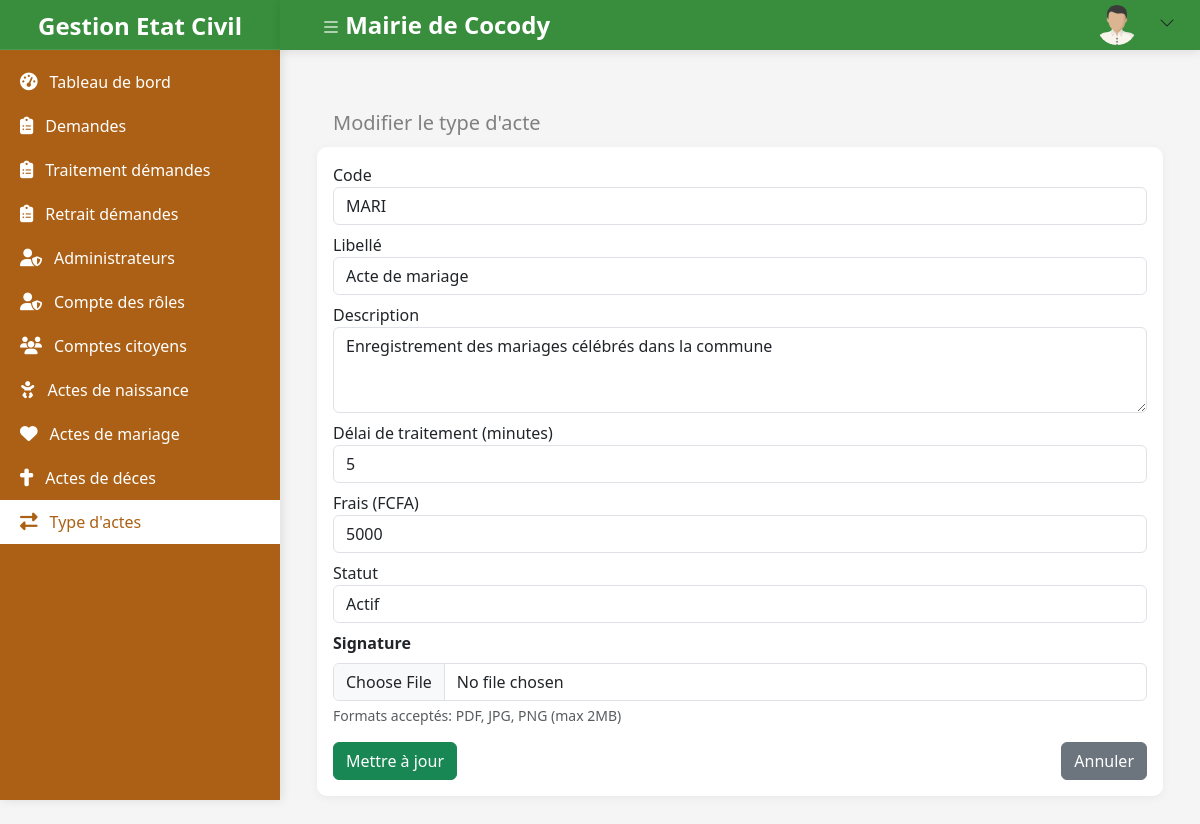
Screenshot of /admin/type_actes/edit.php?id=2 (signed in) with the database file from the repository.
### tables this page shows
CREATE TABLE type_actes (
    id INT AUTO_INCREMENT PRIMARY KEY COMMENT 'Identifiant unique du type d acte',
    code VARCHAR(20) NOT NULL UNIQUE COMMENT 'Code unique du type d acte (ex: ACTE_NAIS)',
    libelle VARCHAR(100) NOT NULL COMMENT 'Nom ou libellé du type d acte',
    description TEXT COMMENT 'Description détaillée du type d acte',
    delai_traitement INT NOT NULL DEFAULT 3 COMMENT 'Durée prévue en jours pour le traitement',
    frais REAL NOT NULL DEFAULT 0 COMMENT 'Coût associé à l acte (en FCFA)',
    statut BOOLEAN NOT NULL DEFAULT TRUE COMMENT 'Actif ou non (true = actif)',
    fichier_path VARCHAR(255) COMMENT 'Chemin du modèle de fichier associé (PDF, etc.)',
    created_at DATETIME DEFAULT CURRENT_TIMESTAMP COMMENT 'Date de création',
    updated_at DATETIME ON UPDATE CURRENT_TIMESTAMP COMMENT 'Date de dernière mise à jour'
);

### app/repositories/type_acte_repository.php (called while the page is built, shortened)
<?php
require_once dirname(dirname(__DIR__)) . DIRECTORY_SEPARATOR . 'app/models/type_acte_model.php';
class TypeActeRepository {
    private $db;
    public function __construct($pdo) {
        $this->db = $pdo;
    }
    public function findById(int $id): ?TypeActeModel {
        $stmt = $this->db->prepare("
            SELECT * FROM type_actes
            WHERE id = :id
            LIMIT 1
        ");
        $stmt->execute([':id' => $id]);
        $data = $stmt->fetch(PDO::FETCH_ASSOC);
        return $data ? TypeActeModel::fromArray($data) : null;
    }
}

### app/models/type_acte_model.php (called while the page is built, shortened)
<?php
class TypeActeModel {
    private string $code;
    private string $libelle;
    private ?string $description;
    private int $delaiTraitement;
    private float $frais;
    private bool $statut;
    public function __construct(
        ?int $id = null,
        string $code = '',
        string $libelle = '',
        ?string $description = null,
        int $delaiTraitement = 3,
        float $frais = 0.0,
        bool $statut = true,
        string $createdAt = '',
        ?string $updatedAt = null,
        ?string $fichierPath = null,
    ) {
        $this->code = $code;
        $this->libelle = $libelle;
        $this->description = $description;
        $this->delaiTraitement = $delaiTraitement;
        $this->frais = $frais;
        $this->statut = $statut;
    }
    public function getCode(): string { return $this->code; }
    public function getLibelle(): string { return $this->libelle; }
    public function getDescription(): ?string { return $this->description; }
    public function getDelaiTraitement(): int { return $this->delaiTraitement; }
    public function getFrais(): float { return $this->frais; }
    public function isStatut(): bool { return $this->statut; }
    public function setId(?int $id): self { $this->id = $id; return $this; }
    public function setCode(string $code): self { $this->code = $code; return $this; }
    public function setLibelle(string $libelle): self { $this->libelle = $libelle; return $this; }
    public function setDescription(?string $description): self { $this->description = $description; return $this; }
    public function setDelaiTraitement(int $delaiTraitement): self { $this->delaiTraitement = $delaiTraitement; return $this; }
    public function setFrais(float $frais): self { $this->frais = $frais; return $this; }
    public function setStatut(bool $statut): self { $this->statut = $statut; return $this; }
    public function setCreatedAt(string $createdAt): self { $this->createdAt = $createdAt; return $this; }
    public function setUpdatedAt(?string $updatedAt): self { $this->updatedAt = $updatedAt; return $this; }
    public function setFichierPath(?string $fichierPath): self { $this->fichierPath = $fichierPath; return $this; }
    public static function fromArray(array $data): self {
        return (new self())
            ->setId($data['id'] ?? null)
            ->setCode($data['code'] ?? '')
            ->setLibelle($data['libelle'] ?? '')
            ->setDescription($data['description'] ?? null)
            ->setFichierPath($data['fichier_path'] ?? null)
            ->setDelaiTraitement($data['delai_traitement'] ?? 3)
            ->setFrais((float)($data['frais'] ?? 0.0))
            ->setStatut((bool)($data['statut'] ?? true))
            ->setCreatedAt($data['created_at'] ?? '')
            ->setUpdatedAt($data['updated_at'] ?? null);
    }
}

### admin/type_actes/edit.php (the view, shortened to what this page needs)
<?php
require_once __DIR__ . '/../../admin/table_helper.php';
require_once __DIR__ . '/../../admin/content_render.php';
require_once __DIR__ . '/../../app/helpers/form_item_helper.php';
require_once __DIR__ . '/../../app/helpers/action_helper.php';
require_once __DIR__ . '/../../app/repositories/type_acte_repository.php';
require_once __DIR__ . '/../../app/models/type_acte_model.php';
require_once __DIR__ . '/../../app/config/database.php';
$typeActeRepository = new TypeActeRepository($db);
$typeActeModel = new TypeActeModel();
$errors = [];
$success = false;
if ($_SERVER['REQUEST_METHOD'] === 'POST') {
    try {
         $fichierPath = FileHelper::upload();
        $typeActeModel->setCode($_POST['code']);
        $typeActeModel->setLibelle($_POST['libelle']);
        $typeActeModel->setDescription($_POST['description']);
        $typeActeModel->setDelaiTraitement(intval($_POST['delai_traitement']));
        $typeActeModel->setFrais(floatval($_POST['frais']));
        $typeActeModel->setFichierPath($fichierPath);
        $typeActeModel->setStatut(isset($_POST['statut']) && $_POST['statut'] === '1');
        if (validateFormData($_POST, $errors)) {
            if (isset($_POST['insert'])) {
                $success = $typeActeRepository->create($typeActeModel);
            } elseif (isset($_POST['update']) && isset($_GET['id'])) {
                $typeActeModel->setId(intval($_GET['id']));
                $success = $typeActeRepository->update($typeActeModel);
            }
        }
    } catch (Exception $e) {
        $exceptionMessage = $e->getMessage();
    }
} elseif (isset($_GET['id'])) {
    $id = intval($_GET['id']);
    $typeActe = $typeActeRepository->findById($id);
    $typeActeModel = $typeActe ? $typeActe : new TypeActeModel();
}
?>
<?php include '../partials/header.php'; ?>
<main class="main-content">
    <div class="container mt-4">
        <?= ContentRendu::header(
            isset($_GET['id']) ? "Modifier le type d'acte" : "Ajouter un type d'acte",
            [
                ActionHelper::bntIcon('Retour', 'bi bi-arrow-left', 'list.php', 'btn-secondary'),
            ]
        ) ?>
        <div class="card">
            <div class="card-body">
                <?php
                if ($success): ?>
                    <div class="text-center">
                        <i class="bi bi-check-circle text-success" style="font-size: 3rem;"></i>
                        <p class="mt-3">
                            <?= isset($_GET['id']) ? "Le type d'acte a été mis à jour avec succès." : "Le type d'acte a été ajouté avec succès." ?>
                        </p>
                        <div class="d-flex justify-content-center gap-3">
                            <a href="edit.php" class="btn btn-primary">Nouveau</a>
                            <a href="list.php" class="btn btn-secondary">Retour</a>
                        </div>
                    </div>
                <?php else: ?>
                    <form action="" method="POST">
                        <?= FormItemHelper::input('code', 'Code', true, $typeActeModel->getCode() ?? '', 'text', $errors['code'] ?? '') ?>
                        <?= FormItemHelper::input('libelle', 'Libellé', true, $typeActeModel->getLibelle() ?? '', 'text', $errors['libelle'] ?? '') ?>
                        <?= FormItemHelper::textarea('description', 'Description', false, $typeActeModel->getDescription() ?? '', $errors['description'] ?? '') ?>
                        <?= FormItemHelper::input('delai_traitement', 'Délai de traitement (minutes)', true, $typeActeModel->getDelaiTraitement() ?? 3, 'number', $errors['delai_traitement'] ?? '') ?>
                        <?= FormItemHelper::input('frais', 'Frais (FCFA)', true, $typeActeModel->getFrais() ?? 0.0, 'number', $errors['frais'] ?? '') ?>
                        <?= FormItemHelper::select('statut', 'Statut', [
                            '1' => 'Actif',
                            '0' => 'Inactif'
                        ], true, $typeActeModel->isStatut() ? '1' : '0', $errors['statut'] ?? '') ?>
 <div class="mb-3">
                                    <label for="fichier" class="form-label fw-bold">Signature</label>
                                    <input type="file" class="form-control" id="fichier" name="fichier" accept=".pdf,.jpg,.jpeg,.png" require>
                                    <div class="form-text">Formats acceptés: PDF, JPG, PNG (max 2MB)</div>
                                </div>
                        <div class="d-flex justify-content-between">
                            <button type="submit" name="<?= isset($_GET['id']) ? 'update' : 'insert' ?>" class="btn btn-success">
                                <?= isset($_GET['id']) ? "Mettre à jour" : "Ajouter" ?>
                            </button>
                            <a href="list.php" class="btn btn-secondary">Annuler</a>
                        </div>
                    </form>
                <?php endif; ?>
            </div>
        </div>
    </div>
</main>
<?php include '../partials/footer.php'; ?>

### app/helpers/form_item_helper.php (shortened to what this page needs)
<?php
class FormItemHelper
{
    public static function input(string $key, string $label, bool $required = true, string $value = '', string $type = 'text', string $error = '', bool $disabled = false): string
    {
        $requiredHtml = $required ? 'required' : '';
        $disabledHtml = $disabled ? 'disabled' : '';
        $errorFeedback = self::getErrorFeedback($error);
        return <<<HTML
        <div class="form-group mb-2">
            <label for="field{$key}">{$label}</label>
            <input type="{$type}" id="field{$key}" class="form-control" name="{$key}" value="{$value}" {$requiredHtml} {$disabledHtml} />
            {$errorFeedback}
        </div>
HTML;
    }
    public static function textarea(string $key, string $label, bool $required = true, string $value = '', string $error = '', int $rows = 3): string
    {
        $requiredHtml = $required ? 'required' : '';
        $errorFeedback = self::getErrorFeedback($error);
        return <<<HTML
        <div class="form-group mb-2">
            <label for="field{$key}">{$label}</label>
            <textarea id="field{$key}" class="form-control" name="{$key}" rows="{$rows}" {$requiredHtml}>{$value}</textarea>
            {$errorFeedback}
        </div>
HTML;
    }
    public static function select(string $key, string $label, array $options = [], bool $required = true, string $value = '', string $error = ''): string
    {
        $optionsHtml = '';
        foreach ($options as $optionValue => $optionLabel) {
            $selected = $value == $optionValue ? 'selected' : '';
            $optionsHtml .= "<option value=\"{$optionValue}\" {$selected}>{$optionLabel}</option>";
        }
        $requiredHtml = $required ? 'required' : '';
        $errorFeedback = self::getErrorFeedback($error);
        return <<<HTML
        <div class="form-group mb-2">
            <label for="field{$key}">{$label}</label>
            <select id="field{$key}" class="form-control" name="{$key}" {$requiredHtml}>
                {$optionsHtml}
            </select>
            {$errorFeedback}
        </div>
HTML;
    }
    public static function getErrorFeedback(string $error): string
    {
        return '';
    }
}

### assets/css/admin.css (style rules this page uses)
:root { --primary-color: white; --sidebar-width: 280px; --header-height: 50px; --orange: #ac6015; --orange-clair: #FFB74D; --blanc: #FFFFFF; --vert: #4CAF50; --vert-fonce: #388E3C; --gris: #F5F5F5; }
body { display: flex; min-height: 100vh; background-color: #f5f5f5; margin: 0; padding: 0; }
.main-content { margin-left: var(--sidebar-width); margin-top: var(--header-height); padding: 25px; flex: 1; transition: margin-left 0.3s ease; }
.card { border-radius: 10px; box-shadow: 0 2px 10px rgba(0,0,0,0.05); border: none; margin-bottom: 25px; }

### rows the page displays
type_actes: code "MARI", libelle "Acte de mariage", description "Enregistrement des mariages célébrés dans la commune", statut "Actif"

### other values shown
$nav['name'] "Tableau de bord"
$nav['name'] "Demandes"
$nav['name'] "Traitement démandes"
$nav['name'] "Retrait démandes"
$nav['name'] "Administrateurs"
$nav['name'] "Compte des rôles"
$nav['name'] "Comptes citoyens"
$nav['name'] "Actes de naissance"
$nav['name'] "Actes de mariage"
$nav['name'] "Actes de déces"
$nav['name'] "Type d'actes"
COMMUNE_NAME "Mairie de Cocody"
$title "Modifier le type d'acte"
$label "Code Libellé Délai de traitement (minutes) Frais (FCFA)"
$label "Description"
